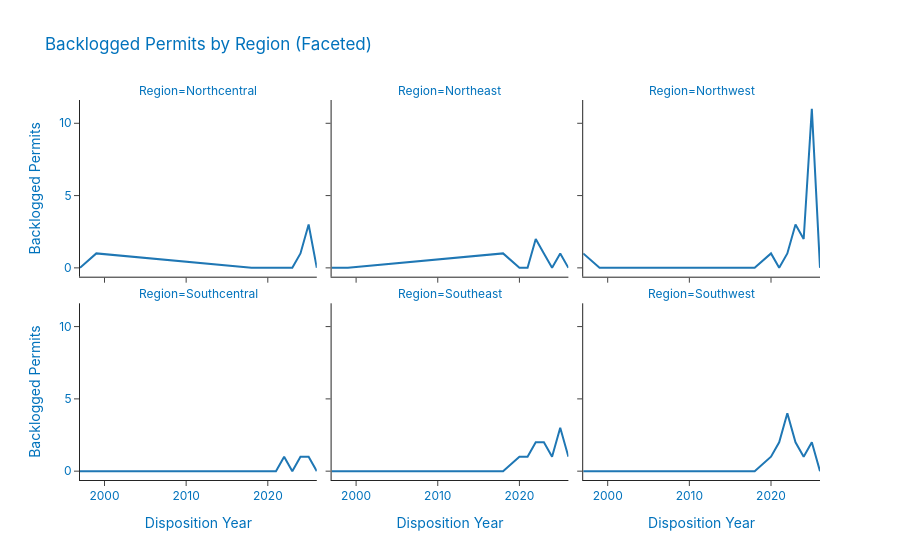

This figure's notebook cell:
### Code cell
# Facted Line Chart - Each Region Separate

facet_data = regional_backlog.reset_index().melt(
    id_vars="Disposition Year",
    var_name="Region",
    value_name="Backlogged Permits"
)

fig_facet = px.line(
    facet_data,
    x="Disposition Year",
    y="Backlogged Permits",
    facet_col="Region",
    facet_col_wrap=3,
    title="Backlogged Permits by Region (Faceted)",
    template="simple_white"
)

fig_facet.update_layout(
    font=dict(family="Inter, Arial, sans-serif", size=12, color="#0072bc")
)

fig_facet.show()

### Figure 1 — Plotly figure (JSON) as saved in the notebook; plotly's stock layout.template omitted (floating-point values rounded to 4 significant figures)
{"data": [{"hovertemplate": "Region=Northcentral<br>Disposition Year=%{x}<br>Backlogged Permits=%{y}<extra></extra>", "legendgroup": "", "line": {"color": "#1F77B4", "dash": "solid"}, "marker": {"symbol": "circle"}, "mode": "lines", "name": "", "orientation": "v", "showlegend": false, "type": "scatter", "x": [1997, 1999, 2018, 2020, 2021, 2022, 2023, 2024, 2025, 2026], "xaxis": "x4", "y": [0, 1, 0, 0, 0, 0, 0, 1, 3, 0], "yaxis": "y4"}, {"hovertemplate": "Region=Northeast<br>Disposition Year=%{x}<br>Backlogged Permits=%{y}<extra></extra>", "legendgroup": "", "line": {"color": "#1F77B4", "dash": "solid"}, "marker": {"symbol": "circle"}, "mode": "lines", "name": "", "orientation": "v", "showlegend": false, "type": "scatter", "x": [1997, 1999, 2018, 2020, 2021, 2022, 2023, 2024, 2025, 2026], "xaxis": "x5", "y": [0, 0, 1, 0, 0, 2, 1, 0, 1, 0], "yaxis": "y5"}, {"hovertemplate": "Region=Northwest<br>Disposition Year=%{x}<br>Backlogged Permits=%{y}<extra></extra>", "legendgroup": "", "line": {"color": "#1F77B4", "dash": "solid"}, "marker": {"symbol": "circle"}, "mode": "lines", "name": "", "orientation": "v", "showlegend": false, "type": "scatter", "x": [1997, 1999, 2018, 2020, 2021, 2022, 2023, 2024, 2025, 2026], "xaxis": "x6", "y": [1, 0, 0, 1, 0, 1, 3, 2, 11, 0], "yaxis": "y6"}, {"hovertemplate": "Region=Southcentral<br>Disposition Year=%{x}<br>Backlogged Permits=%{y}<extra></extra>", "legendgroup": "", "line": {"color": "#1F77B4", "dash": "solid"}, "marker": {"symbol": "circle"}, "mode": "lines", "name": "", "orientation": "v", "showlegend": false, "type": "scatter", "x": [1997, 1999, 2018, 2020, 2021, 2022, 2023, 2024, 2025, 2026], "xaxis": "x", "y": [0, 0, 0, 0, 0, 1, 0, 1, 1, 0], "yaxis": "y"}, {"hovertemplate": "Region=Southeast<br>Disposition Year=%{x}<br>Backlogged Permits=%{y}<extra></extra>", "legendgroup": "", "line": {"color": "#1F77B4", "dash": "solid"}, "marker": {"symbol": "circle"}, "mode": "lines", "name": "", "orientation": "v", "showlegend": false, "type": "scatter", "x": [1997, 1999, 2018, 2020, 2021, 2022, 2023, 2024, 2025, 2026], "xaxis": "x2", "y": [0, 0, 0, 1, 1, 2, 2, 1, 3, 1], "yaxis": "y2"}, {"hovertemplate": "Region=Southwest<br>Disposition Year=%{x}<br>Backlogged Permits=%{y}<extra></extra>", "legendgroup": "", "line": {"color": "#1F77B4", "dash": "solid"}, "marker": {"symbol": "circle"}, "mode": "lines", "name": "", "orientation": "v", "showlegend": false, "type": "scatter", "x": [1997, 1999, 2018, 2020, 2021, 2022, 2023, 2024, 2025, 2026], "xaxis": "x3", "y": [0, 0, 0, 1, 2, 4, 2, 1, 2, 0], "yaxis": "y3"}], "layout": {"annotations": [{"font": {}, "showarrow": false, "text": "Region=Southcentral", "x": 0.16, "xanchor": "center", "xref": "paper", "y": 0.465, "yanchor": "bottom", "yref": "paper"}, {"font": {}, "showarrow": false, "text": "Region=Southeast", "x": 0.5, "xanchor": "center", "xref": "paper", "y": 0.465, "yanchor": "bottom", "yref": "paper"}, {"font": {}, "showarrow": false, "text": "Region=Southwest", "x": 0.84, "xanchor": "center", "xref": "paper", "y": 0.465, "yanchor": "bottom", "yref": "paper"}, {"font": {}, "showarrow": false, "text": "Region=Northcentral", "x": 0.16, "xanchor": "center", "xref": "paper", "y": 1.0, "yanchor": "bottom", "yref": "paper"}, {"font": {}, "showarrow": false, "text": "Region=Northeast", "x": 0.5, "xanchor": "center", "xref": "paper", "y": 1.0, "yanchor": "bottom", "yref": "paper"}, {"font": {}, "showarrow": false, "text": "Region=Northwest", "x": 0.84, "xanchor": "center", "xref": "paper", "y": 1.0, "yanchor": "bottom", "yref": "paper"}], "font": {"color": "#0072bc", "family": "Inter, Arial, sans-serif", "size": 12}, "legend": {"tracegroupgap": 0}, "title": {"text": "Backlogged Permits by Region (Faceted)"}, "xaxis": {"anchor": "y", "domain": [0, 0.32], "title": {"text": "Disposition Year"}}, "xaxis2": {"anchor": "y2", "domain": [0.34, 0.66], "matches": "x", "title": {"text": "Disposition Year"}}, "xaxis3": {"anchor": "y3", "domain": [0.68, 1.0], "matches": "x", "title": {"text": "Disposition Year"}}, "xaxis4": {"anchor": "y4", "domain": [0, 0.32], "matches": "x", "showticklabels": false}, "xaxis5": {"anchor": "y5", "domain": [0.34, 0.66], "matches": "x", "showticklabels": false}, "xaxis6": {"anchor": "y6", "domain": [0.68, 1.0], "matches": "x", "showticklabels": false}, "yaxis": {"anchor": "x", "domain": [0, 0.465], "title": {"text": "Backlogged Permits"}}, "yaxis2": {"anchor": "x2", "domain": [0, 0.465], "matches": "y", "showticklabels": false}, "yaxis3": {"anchor": "x3", "domain": [0, 0.465], "matches": "y", "showticklabels": false}, "yaxis4": {"anchor": "x4", "domain": [0.535, 1.0], "matches": "y", "title": {"text": "Backlogged Permits"}}, "yaxis5": {"anchor": "x5", "domain": [0.535, 1.0], "matches": "y", "showticklabels": false}, "yaxis6": {"anchor": "x6", "domain": [0.535, 1.0], "matches": "y", "showticklabels": false}}}
